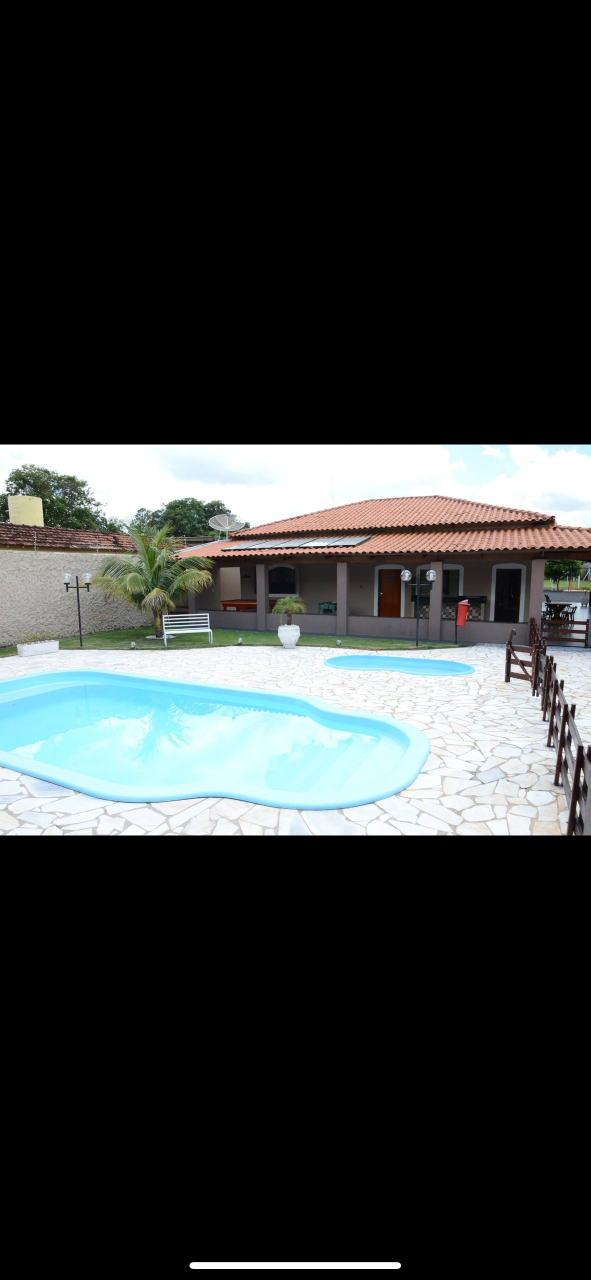
#> input picture images/incoming/airbnb/airbnb-00.png, 1181 x 2560 px (shown at 1/2 size); its folder holds only this picture in this run
$ python crop_screenshots.py
#> lines starting #> are read from the running program, lines starting #| are printed output that depends on the picture
#> in main, im is the input picture: PIL image 1181x2560 RGB; mean R, G, B 53.8, 57.6, 57.3
"""Recorta as faixas pretas dos prints do Airbnb (1181x2560) e salva só a foto.

Uso: python images/crop_screenshots.py
Entrada: images/incoming/airbnb/airbnb-NN.png (prints de celular, JPEG por dentro)
Saída:   images/source/airbnb-NN.jpg  (só a área da foto, qualidade 95, sem metadados)

Duplicatas exatas (mesmo MD5) são puladas e registradas no relatório.
"""
import hashlib
import os
import sys
from PIL import Image

HERE = os.path.dirname(os.path.abspath(__file__))
SRC = os.path.join(HERE, "incoming", "airbnb")
OUT = os.path.join(HERE, "source")


def photo_rows(im):
    """Devolve (top, bottom) do maior bloco contínuo de linhas que não são preto puro."""
    g = im.convert("L").resize((96, im.height))
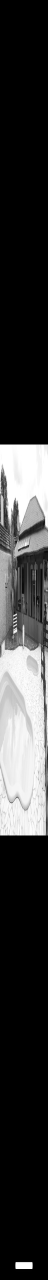
#> g: PIL image 96x2560 L (shown at 1/2 size); min 0, max 255, mean 56.4
    w = g.width
    data = g.load()
    rows = []
    for y in range(im.height):
        vals = [data[x, y] for x in range(w)]
        rows.append(max(vals) > 18 and (sum(vals) / w) > 6)
#> after the loop, rows = 2560 items, first 6: False, False, False, False, False, False
    best, cur_start, best_len = (0, 0), None, 0
    for y, ok in enumerate(rows + [False]):
        if ok and cur_start is None:
            cur_start = y
        elif not ok and cur_start is not None:
            if y - cur_start > best_len:
                best_len, best = y - cur_start, (cur_start, y)
            cur_start = None
#> this loop made 2561 passes
#> (best_len, best) on pass 1672: (782, (889, 1671))
#> after the loop, best_len = 782
    return best


def main():
    os.makedirs(OUT, exist_ok=True)
    seen = {}
    for name in sorted(os.listdir(SRC)):
        if not name.lower().endswith((".png", ".jpg", ".jpeg")):
            continue
        path = os.path.join(SRC, name)
        digest = hashlib.md5(open(path, "rb").read()).hexdigest()
        if digest in seen:
            print(f"{name}: duplicata de {seen[digest]} - pulada")
            continue
        seen[digest] = name
        im = Image.open(path).convert("RGB")
        top, bottom = photo_rows(im)
#> top = 889; bottom = 1671
        # Fotos noturnas: o céu escuro parece faixa preta. As fotos 3:2 do anúncio
        # terminam na linha ~1674 e têm 788 linhas; nesse caso usa o bloco inteiro.
        if bottom - top < 780 and 1668 <= bottom <= 1676:
            top = bottom - 788
        # 2 px de margem para não pegar a borda escura do print
        crop = im.crop((0, top + 2, im.width, bottom - 2))
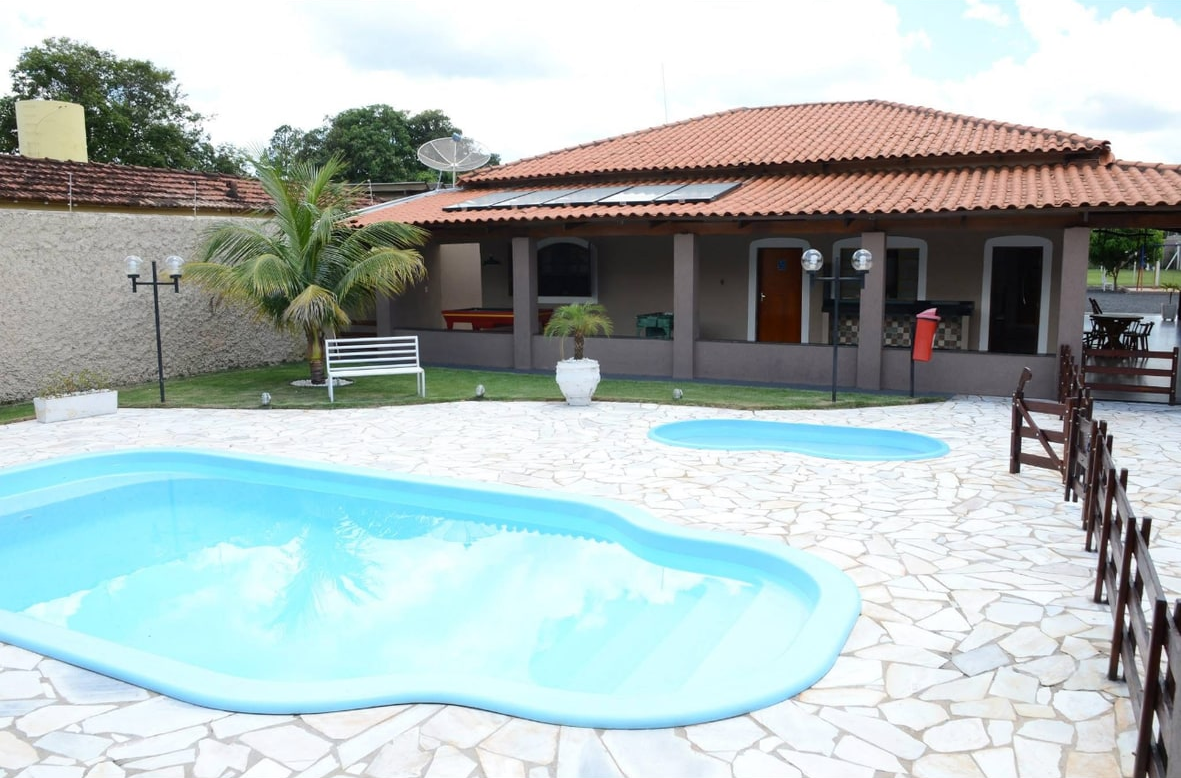
#> crop: PIL image 1181x778 RGB; mean R, G, B 174.3, 186.6, 185.8
        dest = os.path.join(OUT, os.path.splitext(name)[0] + ".jpg")
        crop.save(dest, quality=95, optimize=True)
        print(f"{name}: linhas {top}-{bottom} -> {crop.width}x{crop.height}")
#| airbnb-00.png: linhas 889-1671 -> 1181x778


if __name__ == "__main__":
    sys.exit(main())
#> (the program exits here)

$ run again, on images/incoming/airbnb/airbnb-04.png
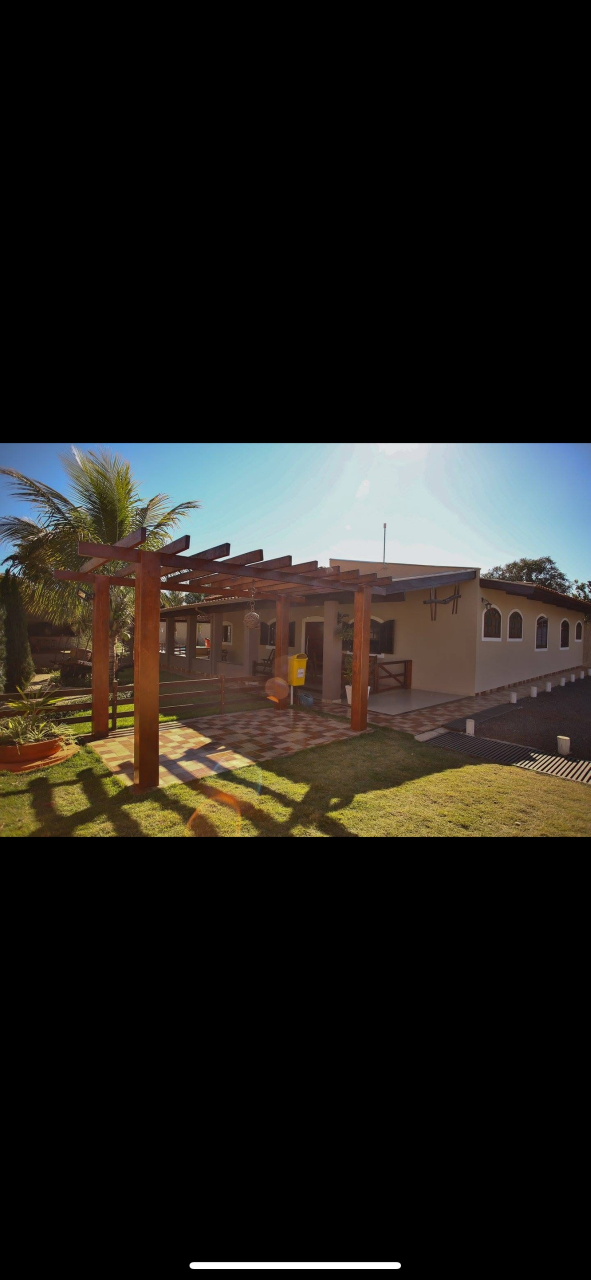
#> input picture images/incoming/airbnb/airbnb-04.png, 1181 x 2560 px (shown at 1/2 size)
#> in main, im is the input picture: PIL image 1181x2560 RGB; mean R, G, B 35.4, 33, 28.7
#> in photo_rows, `g = im.convert("L").resize((96, im.height))`:
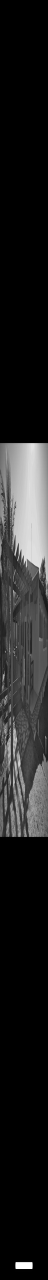
#> g: PIL image 96x2560 L (shown at 1/2 size); min 0, max 255, mean 33.2
#> after the loop in photo_rows, `for y in range(im.height):`: rows = 2560 items, first 6: False, False, False, False, False, False
#> the loop in photo_rows, `for y, ok in enumerate(rows + [False]):` made 2561 passes
#> (best_len, best) on pass 1675: (788, (886, 1674))
#> after the loop in photo_rows, `for y, ok in enumerate(rows + [False]):`: best_len = 788
#> top = 886; bottom = 1674
#> in main, `crop = im.crop((0, top + 2, im.width, bottom - 2))`:
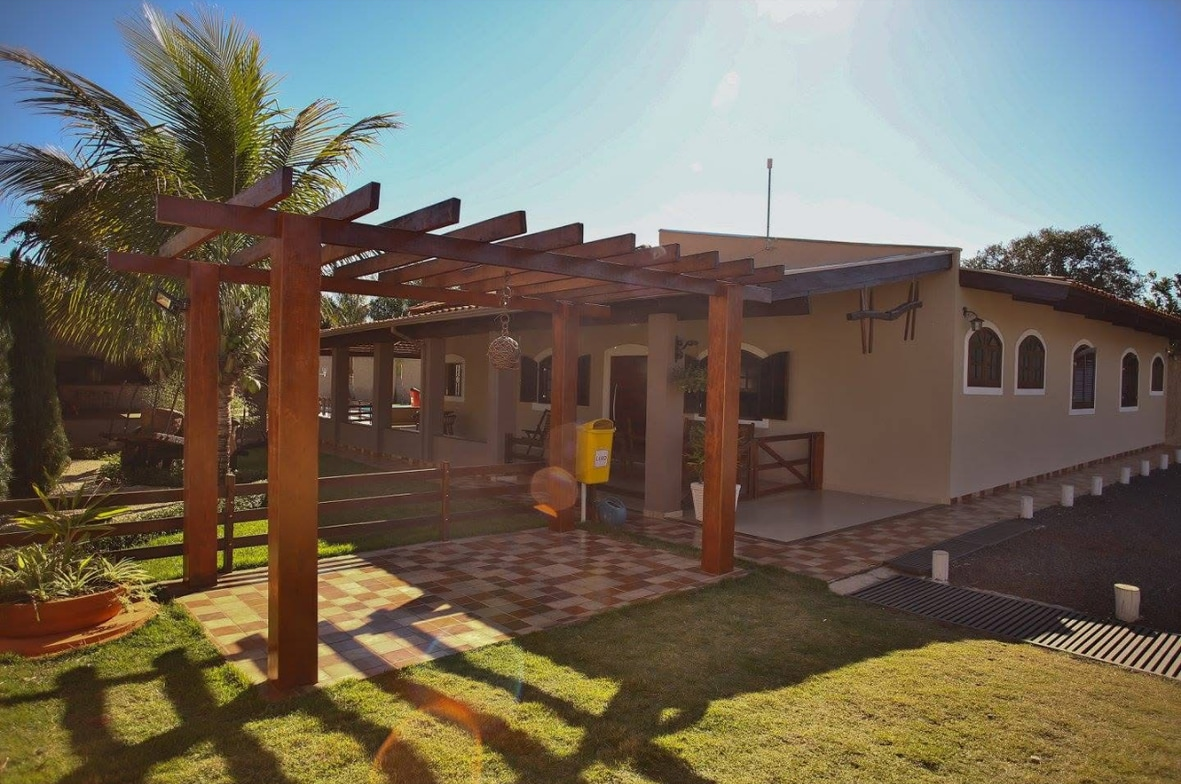
#> crop: PIL image 1181x784 RGB; mean R, G, B 113.4, 105.6, 91.4
#| airbnb-04.png: linhas 886-1674 -> 1181x784

$ run again, on images/incoming/airbnb/airbnb-05.png
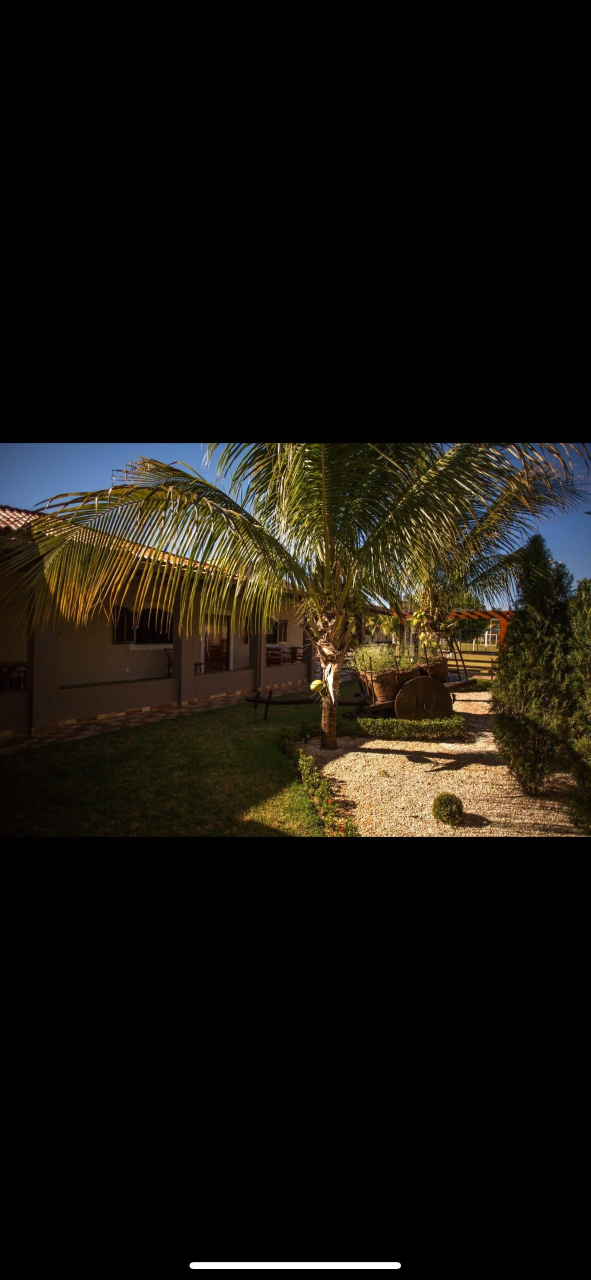
#> input picture images/incoming/airbnb/airbnb-05.png, 1181 x 2560 px (shown at 1/2 size)
#> in main, im is the input picture: PIL image 1181x2560 RGB; mean R, G, B 23, 19.8, 13.6
#> in photo_rows, `g = im.convert("L").resize((96, im.height))`:
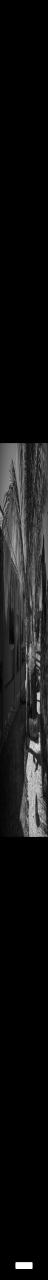
#> g: PIL image 96x2560 L (shown at 1/2 size); min 0, max 255, mean 20.1
#> after the loop in photo_rows, `for y in range(im.height):`: rows = 2560 items, first 6: False, False, False, False, False, False
#> the loop in photo_rows, `for y, ok in enumerate(rows + [False]):` made 2561 passes
#> (best_len, best) on pass 1675: (788, (886, 1674))
#> after the loop in photo_rows, `for y, ok in enumerate(rows + [False]):`: best_len = 788
#> top = 886; bottom = 1674
#> in main, `crop = im.crop((0, top + 2, im.width, bottom - 2))`:
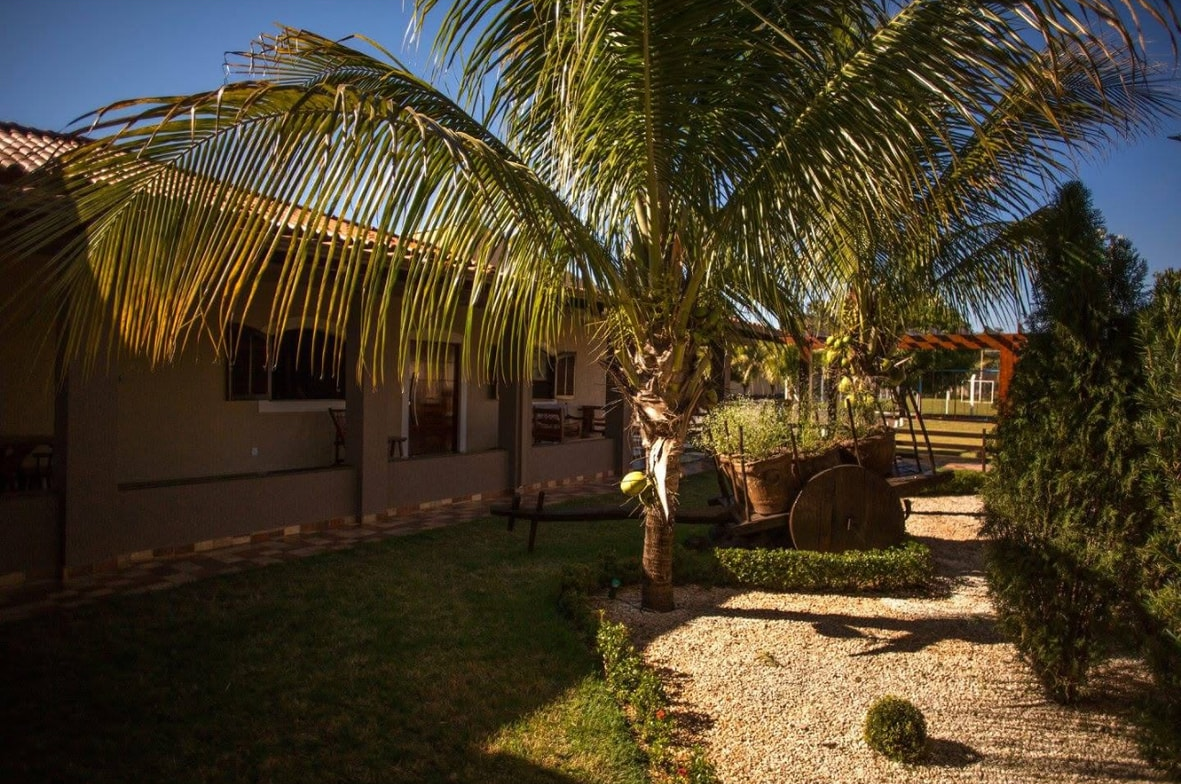
#> crop: PIL image 1181x784 RGB; mean R, G, B 73.2, 62.7, 42.6
#| airbnb-05.png: linhas 886-1674 -> 1181x784

$ run again, on images/incoming/airbnb/airbnb-06.png
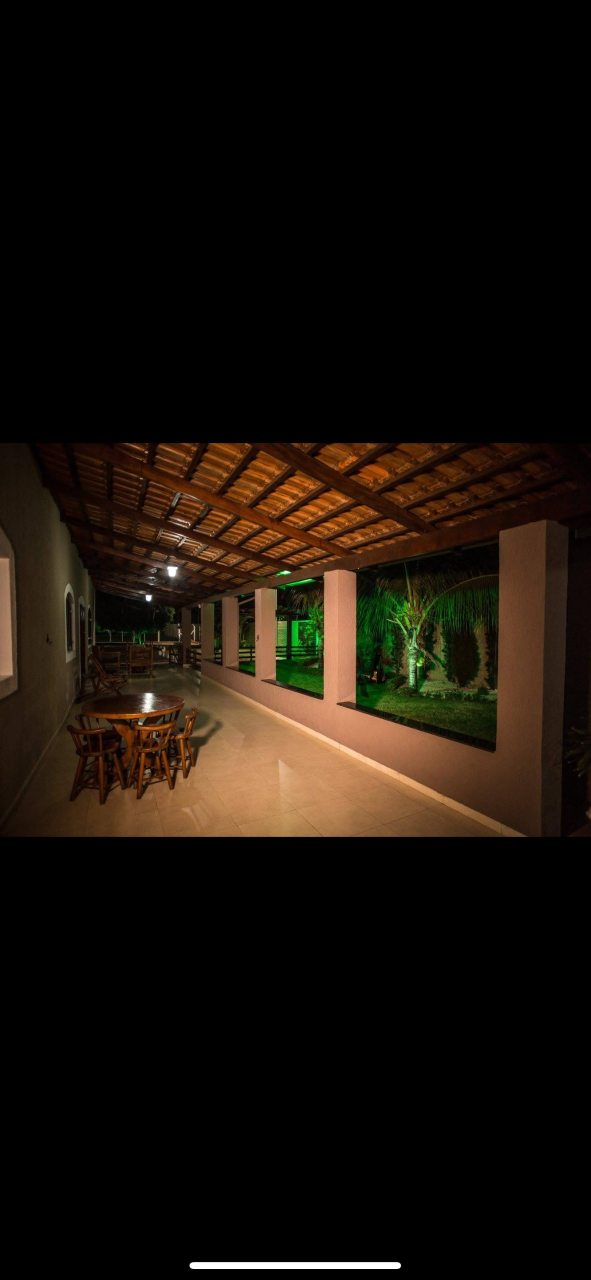
#> input picture images/incoming/airbnb/airbnb-06.png, 1181 x 2560 px (shown at 1/2 size)
#> in main, im is the input picture: PIL image 1181x2560 RGB; mean R, G, B 24.3, 16.8, 9.6
#> in photo_rows, `g = im.convert("L").resize((96, im.height))`:
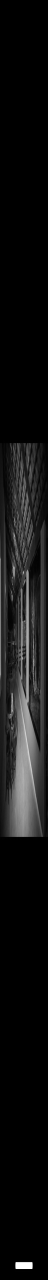
#> g: PIL image 96x2560 L (shown at 1/2 size); min 0, max 255, mean 18.2
#> after the loop in photo_rows, `for y in range(im.height):`: rows = 2560 items, first 6: False, False, False, False, False, False
#> the loop in photo_rows, `for y, ok in enumerate(rows + [False]):` made 2561 passes
#> (best_len, best) on pass 1675: (788, (886, 1674))
#> after the loop in photo_rows, `for y, ok in enumerate(rows + [False]):`: best_len = 788
#> top = 886; bottom = 1674
#> in main, `crop = im.crop((0, top + 2, im.width, bottom - 2))`:
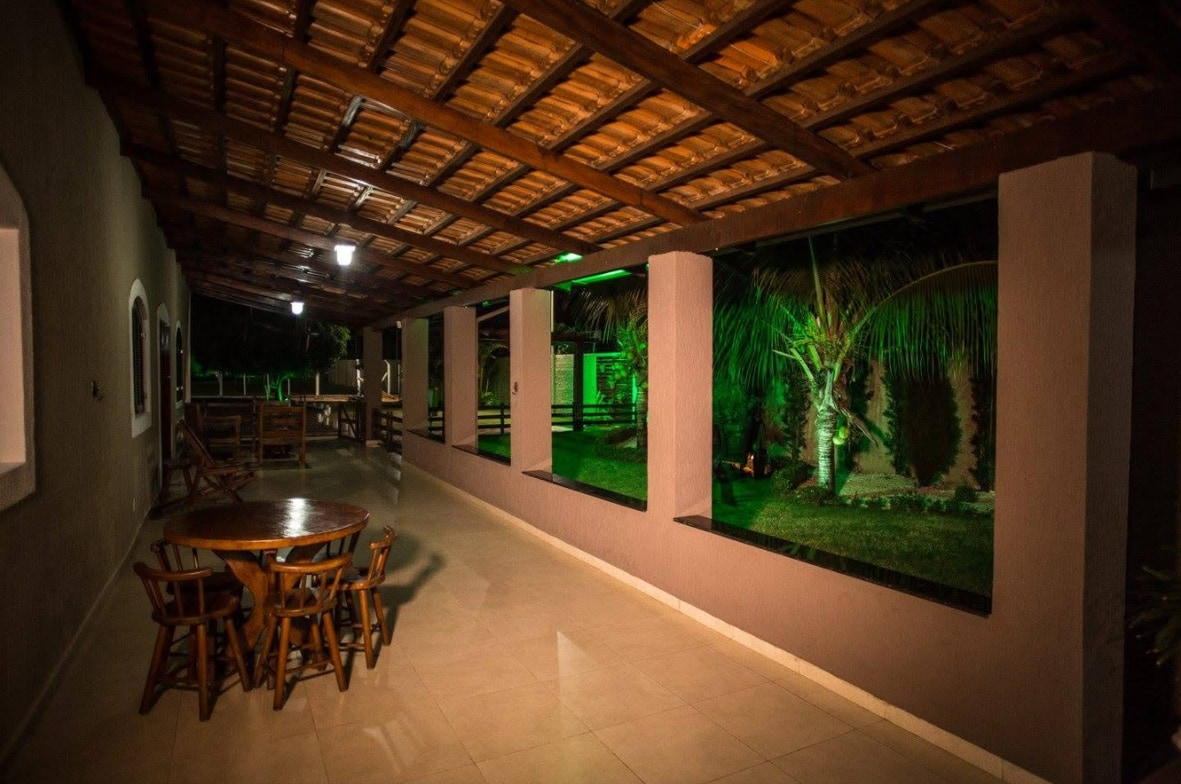
#> crop: PIL image 1181x784 RGB; mean R, G, B 77.4, 53.1, 29.5
#| airbnb-06.png: linhas 886-1674 -> 1181x784
